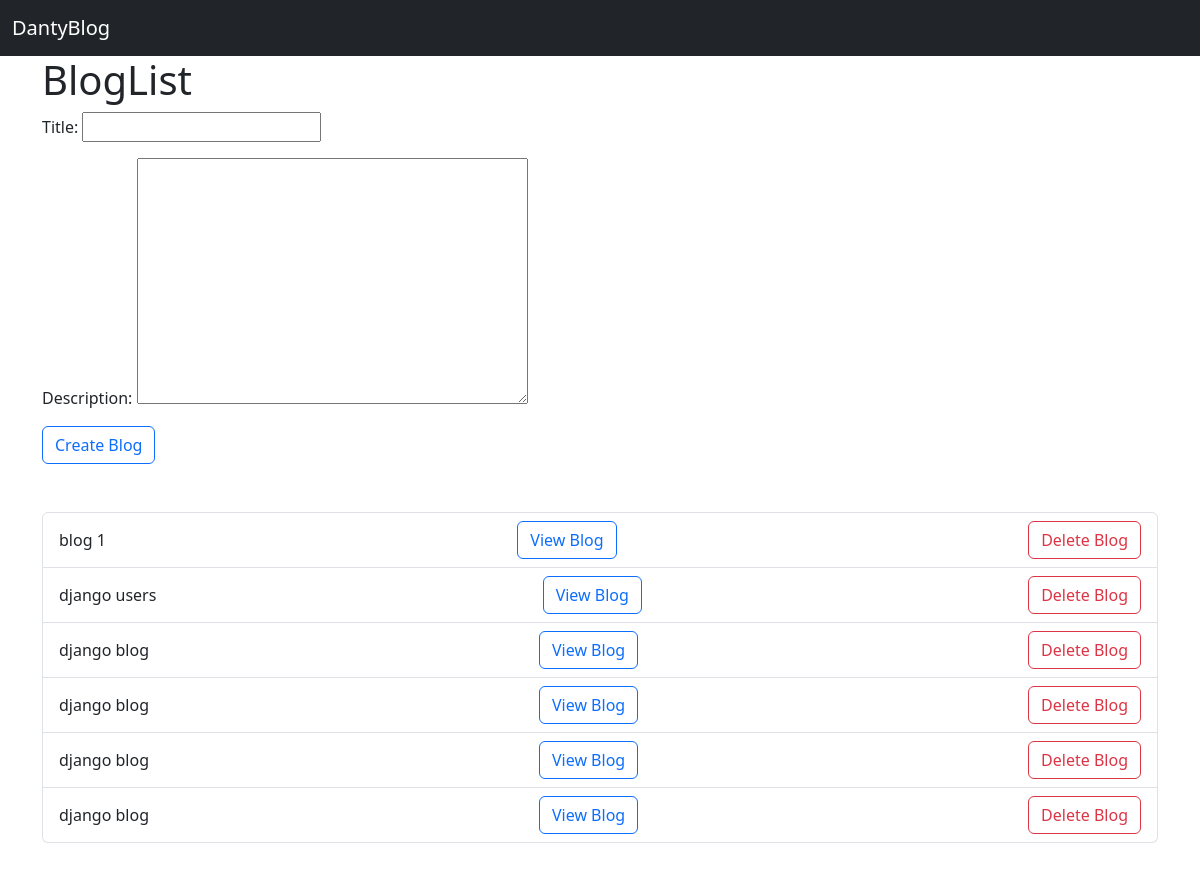
Before: / with the older database file.
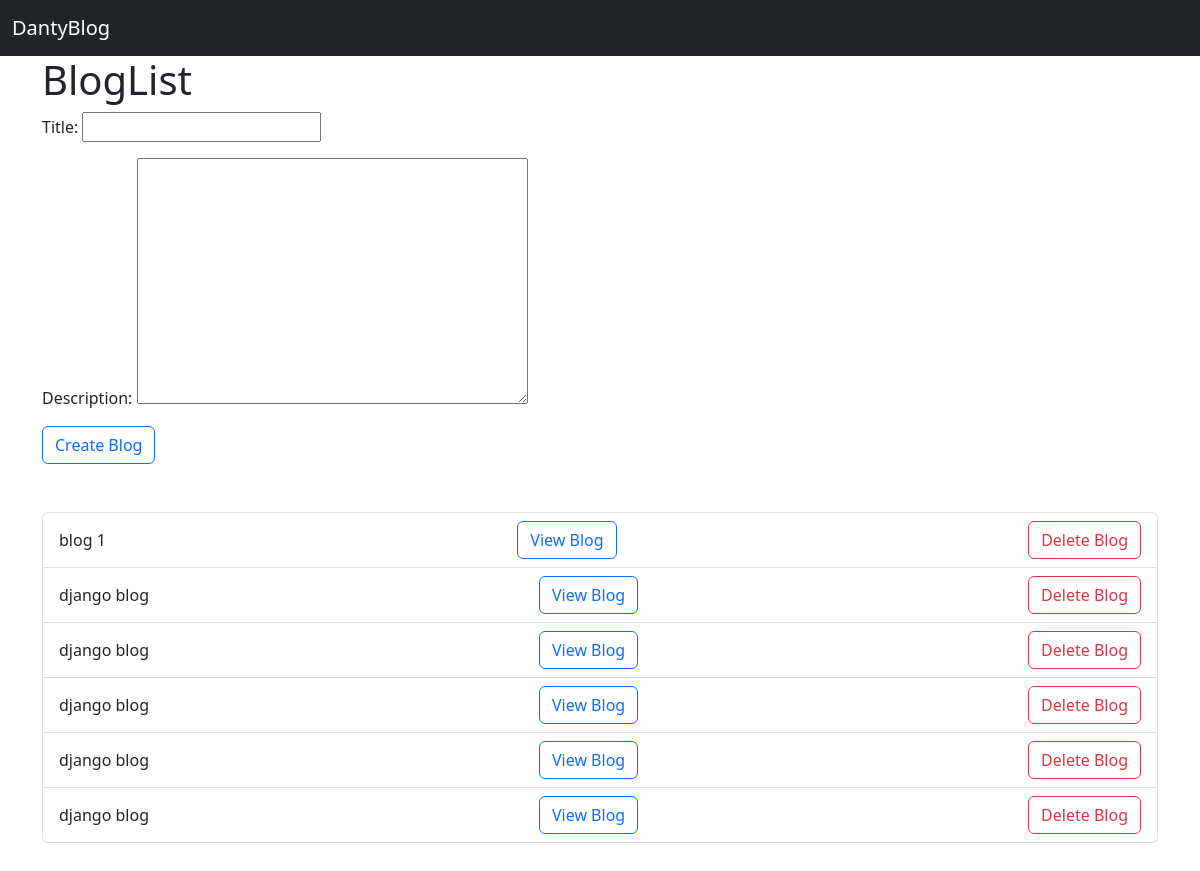
After: the same page with the newer database file.
### blog/models.py (models this page shows, shortened)
class Blog(models.Model):
    title = models.CharField(max_length=200)
    description = models.TextField(max_length=1000)

### blog/views.py (the view)
# urls.py: path('', views.BlogListView, name='blog-list'),
def BlogListView(request):
    Blog_list = Blog.objects.all()
    form = BlogForm()
    if request.method == 'POST':
        form = BlogForm(request.POST)
        if form.is_valid():
            form.save()
    return render(request,'blog/blog_list.html', {"bloglist":Blog_list,'form':form })

### blog/forms.py
class BlogForm(forms.ModelForm):
    class Meta:
        model = Blog
        fields = ['title', 'description']

### blog/templates/blog/blog_list.html (shortened to what this page needs)
{% extends 'base.html' %}
{% block content %}
  <h1>BlogList</h1>
  <form action="" method="post">
    {{ form.as_p }}
    <input type="submit" class="btn btn-outline-primary" value="Create Blog">
  </form>
<ul class="list-group my-5">
    {% for blog in bloglist %}
    <li class="list-group-item d-flex justify-content-between align-items-center">
        {{ blog.title }}
        <a href="{% url 'blog_details' blog.id %}" class=" btn btn-outline-primary">View Blog</a>
        <a href="{% url 'blog_delete' blog.id %}" class=" btn btn-outline-danger">Delete Blog</a>
    </li>
    {% endfor %}
</ul>
{% endblock %}

### blog/templates/base.html (shortened to what this page needs)
<!DOCTYPE html>
<html>
<head>
    <link rel="stylesheet" href="https://cdn.jsdelivr.net/npm/bootstrap@5.3.3/dist/css/bootstrap.min.css">
</head>
<body>
    <nav class="navbar navbar-dark bg-dark">
        <div class="container-fluid">
            <a class="navbar-brand" href="/">DantyBlog</a>
        </div>
    </nav>
    <div class="container">
        {% block content %}
        {% endblock %}
    </div>
</body>
</html>

Changed rows visible on the page:
removed Blog: title "django users"
added Blog: title "django blog"
